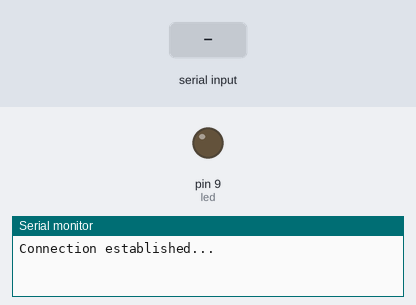
This sketch was run on a simulated Arduino Uno, built with avr-gcc and run on an emulated ATmega328P. Shown: output pins drawn as LEDs (lit = HIGH), the last lines printed to the serial monitor. The test bench sets the inputs (shaded band).

Above: at 1.2 s.
1.3 s: "1" received over Serial
At 2.5 s:
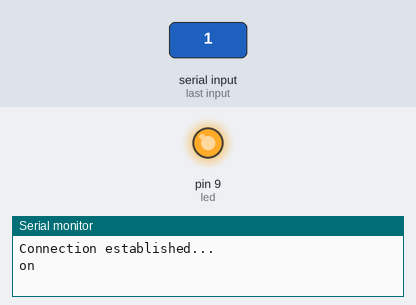
2.8 s: "0" received over Serial
At 3.8 s:
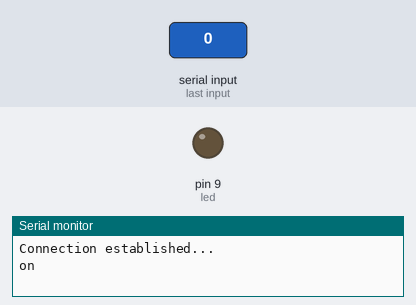
Timing chart, 0 to 5.8 s (numbered marks = the images above; inputs shaded):
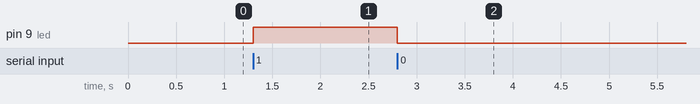

The sketch:

dch22.ino
```cpp
const int led=9;
int value=0;

void setup()
   {
      Serial.begin(9600);
      pinMode(led, OUTPUT);
      digitalWrite (led, LOW);
      Serial.println("Connection established...");
   }

void loop()
   {

           value = Serial.read();
            if (value == '1'){
              digitalWrite (led, HIGH);
              Serial.print("on");

            }


     else if (value == '0')
     {
        digitalWrite (led, LOW);
     }
        }
```

Measured:
- after the input at 1.3 s, pin 9 (led): LOW → HIGH at once
- after the input at 2.8 s, pin 9 (led): HIGH → LOW at once
